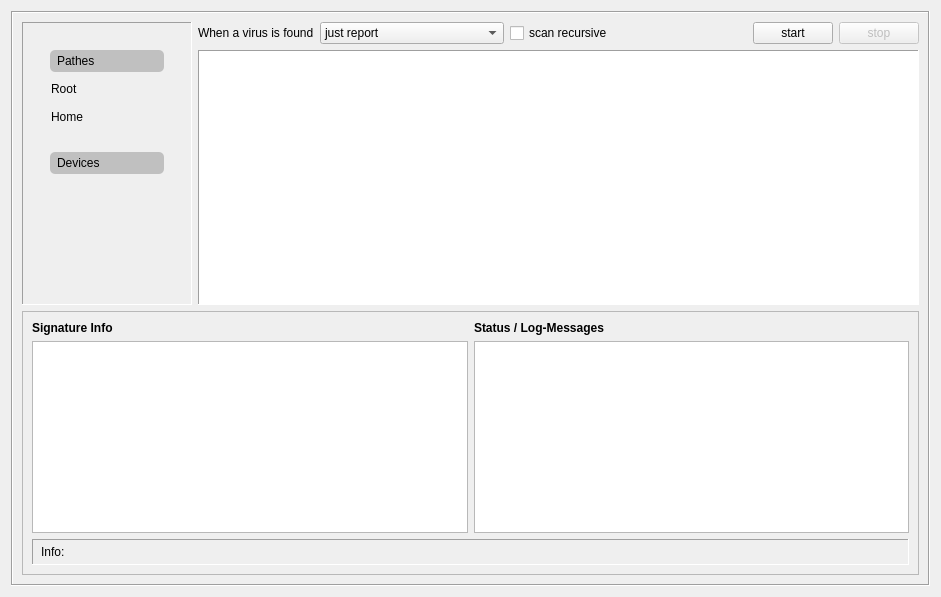
<?xml version="1.0" encoding="UTF-8"?>
<ui version="4.0">
 <class>scanTab</class>
 <widget class="QWidget" name="scanTab">
  <property name="geometry">
   <rect>
    <x>0</x>
    <y>0</y>
    <width>941</width>
    <height>597</height>
   </rect>
  </property>
  <property name="windowTitle">
   <string>Form</string>
  </property>
  <layout class="QGridLayout" name="gridLayout">
   <item row="0" column="0" colspan="4">
    <widget class="QFrame" name="mainFrame">
     <property name="frameShape">
      <enum>QFrame::Box</enum>
     </property>
     <property name="frameShadow">
      <enum>QFrame::Sunken</enum>
     </property>
     <layout class="QGridLayout" name="gridLayout_2">
      <item row="1" column="1">
       <layout class="QHBoxLayout" name="horizontalLayout">
        <item>
         <widget class="QLabel" name="virusFoundLabel">
          <property name="text">
           <string>When a virus is found</string>
          </property>
         </widget>
        </item>
        <item>
         <widget class="QComboBox" name="virusFoundComboBox">
          <item>
           <property name="text">
            <string>just report</string>
           </property>
           <property name="icon">
            <iconset resource="../resources.qrc">
             <normaloff>:/icons/icons/includeexclude.png</normaloff>:/icons/icons/includeexclude.png</iconset>
           </property>
          </item>
          <item>
           <property name="text">
            <string>remove file (be careful)</string>
           </property>
           <property name="icon">
            <iconset resource="../resources.qrc">
             <normaloff>:/icons/icons/trash-can.png</normaloff>:/icons/icons/trash-can.png</iconset>
           </property>
          </item>
          <item>
           <property name="text">
            <string>move file to qurantine folder</string>
           </property>
           <property name="icon">
            <iconset resource="../resources.qrc">
             <normaloff>:/icons/icons/edit-cut.png</normaloff>:/icons/icons/edit-cut.png</iconset>
           </property>
          </item>
          <item>
           <property name="text">
            <string>copy file to quarantine folder</string>
           </property>
           <property name="icon">
            <iconset resource="../resources.qrc">
             <normaloff>:/icons/icons/edit-copy.png</normaloff>:/icons/icons/edit-copy.png</iconset>
           </property>
          </item>
         </widget>
        </item>
        <item>
         <widget class="QCheckBox" name="recursivCheckBox">
          <property name="text">
           <string>scan recursive</string>
          </property>
         </widget>
        </item>
        <item>
         <spacer name="horizontalSpacer_2">
          <property name="orientation">
           <enum>Qt::Horizontal</enum>
          </property>
          <property name="sizeHint" stdset="0">
           <size>
            <width>40</width>
            <height>20</height>
           </size>
          </property>
         </spacer>
        </item>
       </layout>
      </item>
      <item row="2" column="1" colspan="3">
       <widget class="QTreeView" name="treeView">
        <property name="styleSheet">
         <string notr="true"/>
        </property>
        <property name="frameShape">
         <enum>QFrame::Panel</enum>
        </property>
        <attribute name="headerVisible">
         <bool>false</bool>
        </attribute>
       </widget>
      </item>
      <item row="1" column="2">
       <widget class="QPushButton" name="startScanButton">
        <property name="text">
         <string>start</string>
        </property>
        <property name="icon">
         <iconset resource="../resources.qrc">
          <normaloff>:/icons/icons/start.png</normaloff>:/icons/icons/start.png</iconset>
        </property>
        <property name="iconSize">
         <size>
          <width>24</width>
          <height>24</height>
         </size>
        </property>
       </widget>
      </item>
      <item row="1" column="3">
       <widget class="QPushButton" name="stopScanButton">
        <property name="enabled">
         <bool>false</bool>
        </property>
        <property name="text">
         <string>stop</string>
        </property>
        <property name="icon">
         <iconset resource="../resources.qrc">
          <normaloff>:/icons/icons/stop.png</normaloff>:/icons/icons/stop.png</iconset>
        </property>
        <property name="iconSize">
         <size>
          <width>24</width>
          <height>24</height>
         </size>
        </property>
       </widget>
      </item>
      <item row="1" column="0" rowspan="2">
       <widget class="QScrollArea" name="scrollArea">
        <property name="sizePolicy">
         <sizepolicy hsizetype="Minimum" vsizetype="Expanding">
          <horstretch>0</horstretch>
          <verstretch>0</verstretch>
         </sizepolicy>
        </property>
        <property name="frameShape">
         <enum>QFrame::Panel</enum>
        </property>
        <property name="widgetResizable">
         <bool>true</bool>
        </property>
        <widget class="QWidget" name="scrollAreaWidgetContents">
         <property name="geometry">
          <rect>
           <x>0</x>
           <y>0</y>
           <width>168</width>
           <height>277</height>
          </rect>
         </property>
         <layout class="QVBoxLayout" name="verticalLayout">
          <item>
           <widget class="QFrame" name="deviceFrame">
            <property name="minimumSize">
             <size>
              <width>150</width>
              <height>0</height>
             </size>
            </property>
            <property name="maximumSize">
             <size>
              <width>150</width>
              <height>16777215</height>
             </size>
            </property>
            <property name="frameShape">
             <enum>QFrame::NoFrame</enum>
            </property>
            <property name="frameShadow">
             <enum>QFrame::Sunken</enum>
            </property>
            <layout class="QVBoxLayout" name="verticalLayout_3">
             <item>
              <widget class="QFrame" name="pathFrame">
               <property name="frameShape">
                <enum>QFrame::NoFrame</enum>
               </property>
               <property name="frameShadow">
                <enum>QFrame::Plain</enum>
               </property>
               <layout class="QGridLayout" name="gridLayout_5">
                <item row="2" column="0">
                 <widget class="QPushButton" name="homePathButton">
                  <property name="layoutDirection">
                   <enum>Qt::LeftToRight</enum>
                  </property>
                  <property name="styleSheet">
                   <string notr="true">text-align:left</string>
                  </property>
                  <property name="text">
                   <string>Home</string>
                  </property>
                  <property name="icon">
                   <iconset resource="../resources.qrc">
                    <normaloff>:/icons/icons/homefolder.png</normaloff>:/icons/icons/homefolder.png</iconset>
                  </property>
                  <property name="iconSize">
                   <size>
                    <width>28</width>
                    <height>28</height>
                   </size>
                  </property>
                  <property name="flat">
                   <bool>true</bool>
                  </property>
                 </widget>
                </item>
                <item row="1" column="0">
                 <widget class="QPushButton" name="basePathButton">
                  <property name="styleSheet">
                   <string notr="true">text-align:left</string>
                  </property>
                  <property name="text">
                   <string>Root</string>
                  </property>
                  <property name="icon">
                   <iconset resource="../resources.qrc">
                    <normaloff>:/icons/icons/basefolder.png</normaloff>:/icons/icons/basefolder.png</iconset>
                  </property>
                  <property name="iconSize">
                   <size>
                    <width>28</width>
                    <height>28</height>
                   </size>
                  </property>
                  <property name="flat">
                   <bool>true</bool>
                  </property>
                 </widget>
                </item>
                <item row="0" column="0">
                 <widget class="QLabel" name="pathLabel">
                  <property name="maximumSize">
                   <size>
                    <width>16777215</width>
                    <height>30</height>
                   </size>
                  </property>
                  <property name="styleSheet">
                   <string notr="true">background:#c0c0c0;padding:4px;border-radius:5px;</string>
                  </property>
                  <property name="text">
                   <string>Pathes</string>
                  </property>
                 </widget>
                </item>
               </layout>
              </widget>
             </item>
             <item>
              <widget class="QFrame" name="devicesFrame">
               <property name="frameShape">
                <enum>QFrame::NoFrame</enum>
               </property>
               <property name="frameShadow">
                <enum>QFrame::Raised</enum>
               </property>
               <layout class="QVBoxLayout" name="verticalLayout_2">
                <item>
                 <widget class="QLabel" name="deviceLabel">
                  <property name="maximumSize">
                   <size>
                    <width>16777215</width>
                    <height>30</height>
                   </size>
                  </property>
                  <property name="styleSheet">
                   <string notr="true">background:#c0c0c0;padding:4px;border-radius:5px;</string>
                  </property>
                  <property name="text">
                   <string>Devices</string>
                  </property>
                 </widget>
                </item>
               </layout>
              </widget>
             </item>
             <item>
              <spacer name="verticalSpacer">
               <property name="orientation">
                <enum>Qt::Vertical</enum>
               </property>
               <property name="sizeHint" stdset="0">
                <size>
                 <width>20</width>
                 <height>40</height>
                </size>
               </property>
              </spacer>
             </item>
            </layout>
           </widget>
          </item>
         </layout>
        </widget>
       </widget>
      </item>
      <item row="3" column="0" colspan="4">
       <widget class="QFrame" name="logStatusFrame">
        <property name="minimumSize">
         <size>
          <width>0</width>
          <height>100</height>
         </size>
        </property>
        <property name="frameShape">
         <enum>QFrame::StyledPanel</enum>
        </property>
        <property name="frameShadow">
         <enum>QFrame::Raised</enum>
        </property>
        <layout class="QGridLayout" name="gridLayout_3">
         <item row="0" column="0">
          <widget class="QLabel" name="label">
           <property name="styleSheet">
            <string notr="true">font-weight:bold</string>
           </property>
           <property name="text">
            <string>Signature Info</string>
           </property>
          </widget>
         </item>
         <item row="0" column="1">
          <widget class="QLabel" name="logHeaderLabel">
           <property name="styleSheet">
            <string notr="true">font-weight:bold</string>
           </property>
           <property name="text">
            <string>Status / Log-Messages</string>
           </property>
          </widget>
         </item>
         <item row="1" column="0">
          <widget class="QTextBrowser" name="versionTextBrowser"/>
         </item>
         <item row="1" column="1">
          <widget class="QPlainTextEdit" name="logPlainTextEdit">
           <property name="styleSheet">
            <string notr="true"/>
           </property>
           <property name="readOnly">
            <bool>true</bool>
           </property>
           <property name="centerOnScroll">
            <bool>false</bool>
           </property>
          </widget>
         </item>
         <item row="2" column="0" colspan="2">
          <widget class="QLabel" name="currentFileLabel">
           <property name="styleSheet">
            <string notr="true">padding:5px</string>
           </property>
           <property name="frameShape">
            <enum>QFrame::Panel</enum>
           </property>
           <property name="frameShadow">
            <enum>QFrame::Sunken</enum>
           </property>
           <property name="text">
            <string>Info: </string>
           </property>
          </widget>
         </item>
        </layout>
       </widget>
      </item>
     </layout>
    </widget>
   </item>
  </layout>
 </widget>
 <resources>
  <include location="../resources.qrc"/>
 </resources>
 <connections>
  <connection>
   <sender>startScanButton</sender>
   <signal>clicked()</signal>
   <receiver>scanTab</receiver>
   <slot>slot_scanButtonClicked()</slot>
   <hints>
    <hint type="sourcelabel">
     <x>834</x>
     <y>49</y>
    </hint>
    <hint type="destinationlabel">
     <x>468</x>
     <y>26</y>
    </hint>
   </hints>
  </connection>
  <connection>
   <sender>stopScanButton</sender>
   <signal>clicked()</signal>
   <receiver>scanTab</receiver>
   <slot>slot_abortScan()</slot>
   <hints>
    <hint type="sourcelabel">
     <x>920</x>
     <y>49</y>
    </hint>
    <hint type="destinationlabel">
     <x>707</x>
     <y>4</y>
    </hint>
   </hints>
  </connection>
  <connection>
   <sender>recursivCheckBox</sender>
   <signal>clicked()</signal>
   <receiver>scanTab</receiver>
   <slot>slot_recursivScanCheckBoxClicked()</slot>
   <hints>
    <hint type="sourcelabel">
     <x>660</x>
     <y>46</y>
    </hint>
    <hint type="destinationlabel">
     <x>757</x>
     <y>156</y>
    </hint>
   </hints>
  </connection>
  <connection>
   <sender>virusFoundComboBox</sender>
   <signal>activated(int)</signal>
   <receiver>scanTab</receiver>
   <slot>slot_virusFoundComboBoxChanged()</slot>
   <hints>
    <hint type="sourcelabel">
     <x>542</x>
     <y>47</y>
    </hint>
    <hint type="destinationlabel">
     <x>757</x>
     <y>198</y>
    </hint>
   </hints>
  </connection>
  <connection>
   <sender>treeView</sender>
   <signal>clicked(QModelIndex)</signal>
   <receiver>scanTab</receiver>
   <slot>slot_dirtreeSelectionChanged()</slot>
   <hints>
    <hint type="sourcelabel">
     <x>207</x>
     <y>141</y>
    </hint>
    <hint type="destinationlabel">
     <x>5</x>
     <y>41</y>
    </hint>
   </hints>
  </connection>
  <connection>
   <sender>basePathButton</sender>
   <signal>clicked()</signal>
   <receiver>scanTab</receiver>
   <slot>slot_basePathButtonClicked()</slot>
   <hints>
    <hint type="sourcelabel">
     <x>75</x>
     <y>95</y>
    </hint>
    <hint type="destinationlabel">
     <x>2</x>
     <y>85</y>
    </hint>
   </hints>
  </connection>
  <connection>
   <sender>homePathButton</sender>
   <signal>clicked()</signal>
   <receiver>scanTab</receiver>
   <slot>slot_homePathButtonClicked()</slot>
   <hints>
    <hint type="sourcelabel">
     <x>97</x>
     <y>138</y>
    </hint>
    <hint type="destinationlabel">
     <x>6</x>
     <y>126</y>
    </hint>
   </hints>
  </connection>
 </connections>
 <slots>
  <slot>slot_scanButtonClicked()</slot>
  <slot>slot_homePathButtonClicked()</slot>
  <slot>slot_basePathButtonClicked()</slot>
  <slot>slot_virusFoundComboBoxChanged()</slot>
  <slot>slot_recursivScanCheckBoxClicked()</slot>
  <slot>slot_abortScan()</slot>
  <slot>slot_dirtreeSelectionChanged()</slot>
 </slots>
</ui>
